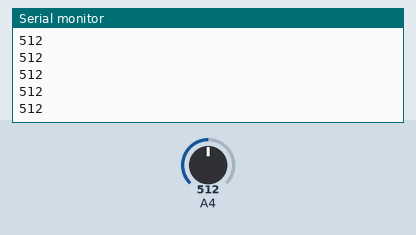
This sketch was run on a simulated Arduino Uno, built with avr-gcc and run on an emulated ATmega328P. On the bench: the last lines printed to the serial monitor. The test bench sets the inputs (shaded band); at power-on: A4 = 512.

Above: at 1.2 s.
1.3 s: A4 set to 716
At 1.9 s:
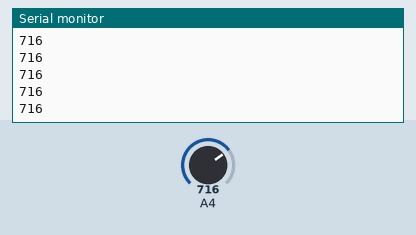
2.8 s: A4 set to 900
At 3.7 s:
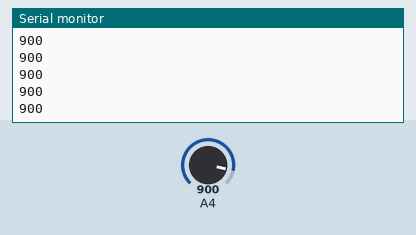
Timing chart, 0 to 5.8 s (numbered marks = the images above; inputs shaded):
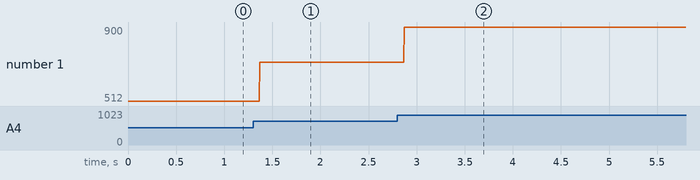

Measured:
- after the input at 1.3 s, the serial monitor: prints a new line after 0.07 s (image 1)
- after the input at 2.8 s, the serial monitor: prints a new line after 0.07 s (image 2)
- plotted number 1: 512 → 716 after the input at 1.3 s, 716 → 900 after the input at 2.8 s

The sketch:

AnalogReadSerial.ino
```cpp
/*
  AnalogReadSerial
  Leolvassa az A4 analóg bemenetre kapcsolt jel nagyságát,
  s az eredményt kiirja a soros porton keresztül.

  Ez a mintaprogram szabadon felhasználható (public domain)
 */

void setup() {
  Serial.begin(9600); // msp430g2231 esetén 4800 kell!
}

void loop() {
  int sensorValue = analogRead(A4);
  Serial.println(sensorValue);
}
```
